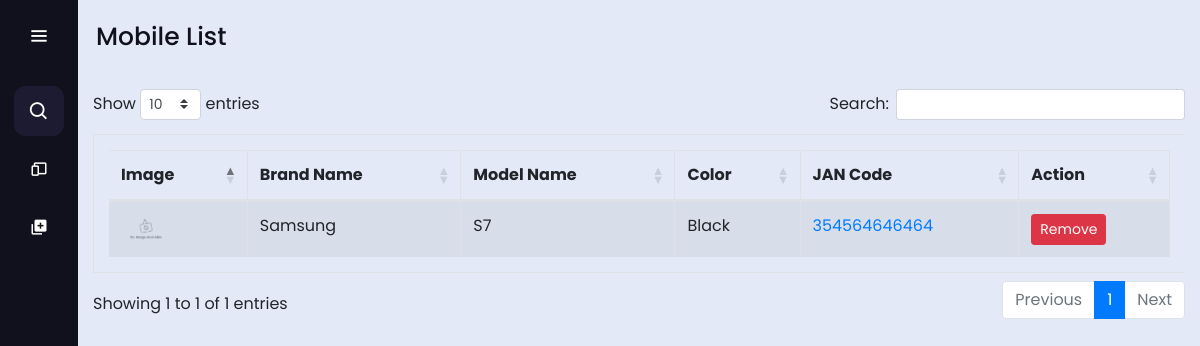
The app's page /, older data.
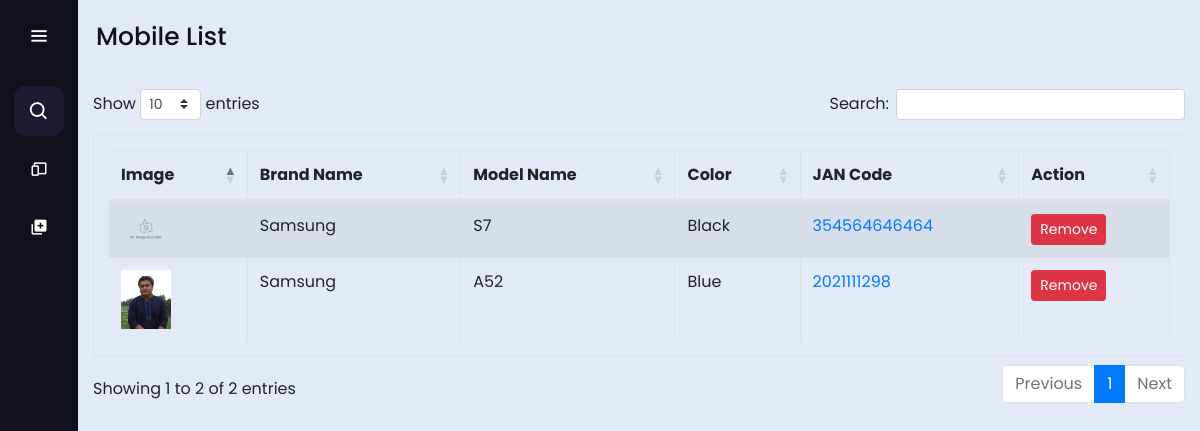
The same page, newer data.
### mobile/models.py (models this page shows, shortened)
class Mobile(models.Model):
    brandName = models.CharField(max_length=50)
    modelName = models.CharField(max_length=500)
    color = models.CharField(max_length=150)
    janCode = models.DecimalField(unique=True, max_digits=13, decimal_places=0, validators=[MinValueValidator(8, message="JAN value is between 8 and 13 digit")])
    image = models.ImageField(upload_to='Mobile', null=True, blank=True, default='mobile.png')

### mobile/views.py (the view)
# urls.py: path('', views.Mobiles.as_view(), name='Mobile List'),
class Mobiles(ListView):
    context_object_name = 'mobiles'
    model = Mobile
    template_name = 'mobile/mobileList.html'

### mobile/templates/mobile/mobileList.html (shortened to what this page needs)
{% extends 'base.html' %}
{% block body %}
<div class="text">Mobile List</div>
<div class="table">
    <table id="example" class="table table-striped table-bordered" style="width:100%">
        <thead>
        <tr>
            <th>Image</th>
            <th>Brand Name</th>
            <th>Model Name</th>
            <th>Color</th>
            <th>JAN Code</th>
            <th>Action</th>
        </tr>
        </thead>
        <tbody>
        {% for mobile in mobiles %}
        <tr>
            <td><img style="width: 50px" src="{{ mobile.image.url }}" alt=""> </td>
            <td> {{ mobile.brandName }}</td>
            <td> {{ mobile.modelName }}</td>
            <td> {{mobile.color }}</td>
            <td><a href="{% url 'mobile_details' mobile.id %}" style="text-decoration: none"> {{mobile.janCode }} </a>
            </td>
            <td>
                <button class="btn btn-danger btn-sm">
                    <a
                            style="text-decoration: none; color: #FFFFFF"
                            href="{% url 'delete_mobile' mobile.id %}">Remove</a>
                </button>
            </td>
        </tr>
        {% endfor %}
        </tbody>
    </table>
</div>
{% endblock %}

### templates/base.html (shortened to what this page needs)
{% load static %}
<!DOCTYPE html>
<html lang="en" dir="ltr">
<head>
    <link rel="stylesheet" type="text/css" href="{% static 'css/base.css' %}">
    <link rel="stylesheet" href="https://cdnjs.cloudflare.com/ajax/libs/twitter-bootstrap/4.5.2/css/bootstrap.css"/>
    <link rel="stylesheet" href="https://cdn.datatables.net/1.10.25/css/dataTables.bootstrap4.min.css"/>
    <link href='https://unpkg.com/boxicons@2.0.7/css/boxicons.min.css' rel='stylesheet'>
</head>
<body>
<div class="sidebar">
    <div class="logo-details">
        <a style="text-decoration: none" href="/">
        </a>
        <i class='bx bx-menu' id="btn"></i>
    </div>
    <ul class="nav-list">
        <li>
            <i class='bx bx-search'></i>
            <form id="search-form" action="">
            </form>
        </li>
        <li>
            <a href="/">
                <i class='bx bx-devices'></i>
            </a>
        </li>
        <li>
            <a href="/addMobile">
                <i class='bx bxs-add-to-queue'></i>
            </a>
        </li>
    </ul>
</div>
<section class="home-section">
    {% block body %}
    {% endblock %}
</section>
</body>
</html>

### static/css/base.css (style rules this page uses)
* { margin: 0; padding: 0; box-sizing: border-box; font-family: "Poppins", sans-serif; }
.table { padding: 15px; }
.sidebar { position: fixed; left: 0; top: 0; height: 100%; width: 78px; background: #11101D; padding: 6px 14px; z-index: 99; transition: all 0.5s ease; }
.sidebar .logo-details { height: 60px; display: flex; align-items: center; position: relative; }
.sidebar .logo-details #btn { position: absolute; top: 50%; right: 0; transform: translateY(-50%); font-size: 22px; transition: all 0.4s ease; font-size: 23px; text-align: center; cursor: pointer; transition: all 0.5s ease; }
.sidebar i { color: #fff; height: 60px; min-width: 50px; font-size: 28px; text-align: center; line-height: 60px; }
.sidebar .nav-list { margin-top: 20px; height: 100%; }
.sidebar li { position: relative; margin: 8px 0; list-style: none; }
.sidebar .bx-search { position: absolute; top: 50%; left: 0; transform: translateY(-50%); font-size: 22px; background: #1d1b31; color: #FFF; }
.sidebar li a { display: flex; height: 100%; width: 100%; border-radius: 12px; align-items: center; text-decoration: none; transition: all 0.4s ease; background: #11101D; }
.sidebar li i { height: 50px; line-height: 50px; font-size: 18px; border-radius: 12px; }
.home-section { position: relative; background: #E4E9F7; min-height: 100vh; top: 0; left: 78px; width: calc(100% - 78px); transition: all 0.5s ease; z-index: 2; }
.home-section .text { display: inline-block; color: #11101d; font-size: 25px; font-weight: 500; margin: 18px }

Row changes from the older to the newer data that the page shows:
added Mobile: image (picture), brandName "Samsung", modelName "A52", color "Blue", janCode "2021111298"
Text that changed along with them:
text written by a page script: "Show entries Search: Showing 1 to 1 of 1 entries Previous 1 Next" → "Show entries Search: Showing 1 to 2 of 2 entries Previous 1 Next"
